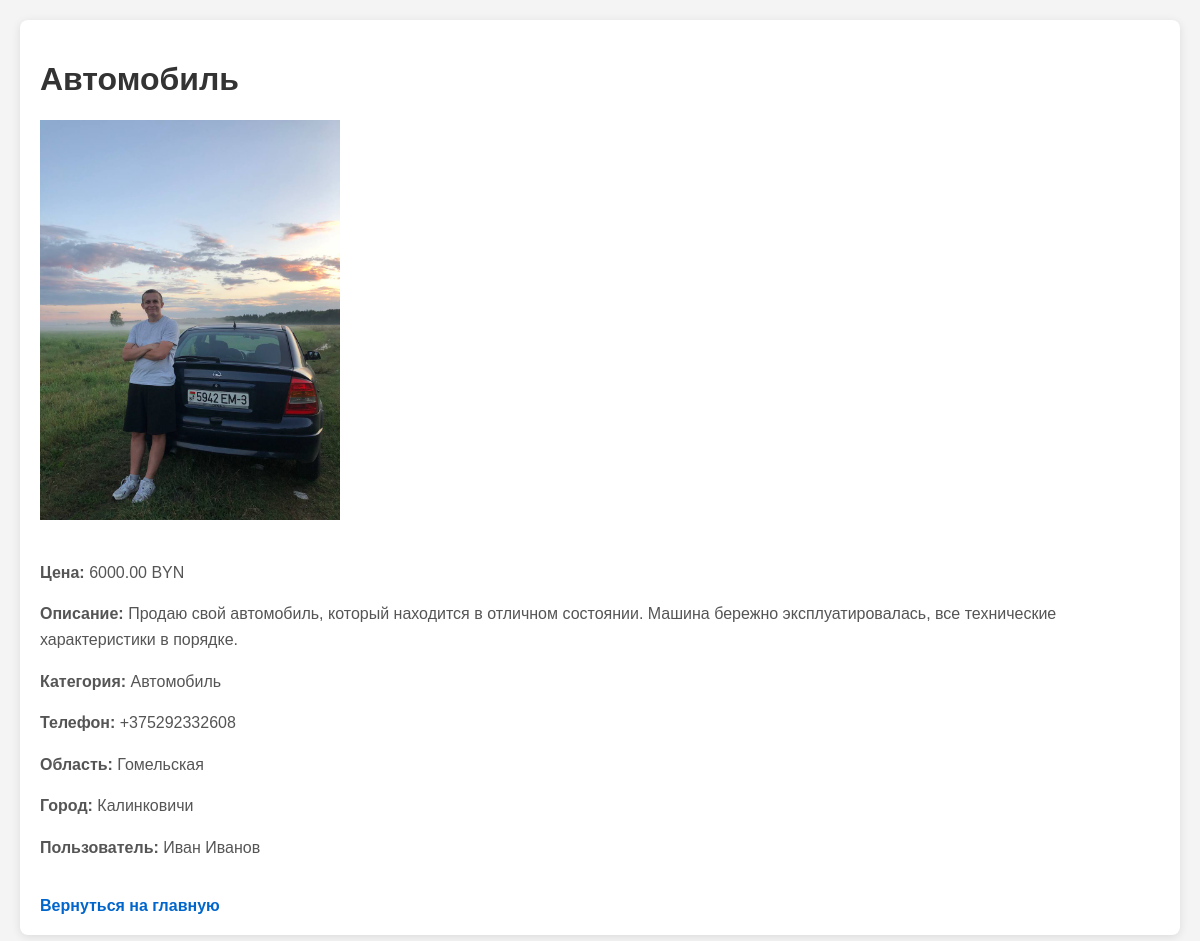
/ad/24/, run on the app's committed database.
### main/models.py (models this page shows, shortened)
class Ad(models.Model):
    user = models.ForeignKey(settings.AUTH_USER_MODEL, on_delete=models.CASCADE, related_name='ads')
    category = models.ForeignKey(Category, on_delete=models.CASCADE, related_name='ads')
    title = models.CharField(max_length=200)  # Название объявления
    description = models.TextField()  # Описание объявления
    phone_number = models.CharField(max_length=15)  # Номер телефона
    image = models.ImageField(upload_to='ads_images/', null=True, blank=True)  # Картинка объявления
    region = models.CharField(max_length=100)  # Область (например, "Минская область")
    city = models.CharField(max_length=100)  # Город (например, "Минск")
    price = models.DecimalField(max_digits=10, decimal_places=2, default=0.00)  # Цена в BYN
    created_at = models.DateTimeField(auto_now_add=True)  # Дата создания объявления
    updated_at = models.DateTimeField(auto_now=True)  # Дата последнего обновления объявления
    class Meta:
        verbose_name = "Объявление"
        verbose_name_plural = "Объявления"
        ordering = ['-created_at']  # Сортировка по дате создания

class Category(models.Model):
    name = models.CharField(max_length=100)
    def __str__(self):
        return self.name

class CustomUser(AbstractBaseUser, PermissionsMixin):
    email = models.EmailField(unique=True)
    first_name = models.CharField(max_length=30, blank=True)  # Имя
    last_name = models.CharField(max_length=30, blank=True)   # Фамилия
    is_active = models.BooleanField(default=True)
    is_staff = models.BooleanField(default=False)
    is_client = models.BooleanField(default=False)
    is_moderator = models.BooleanField(default=False)
    objects = CustomUserManager()
    USERNAME_FIELD = 'email'
    REQUIRED_FIELDS = ['first_name', 'last_name']  # Добавим обязательные поля

### main/views.py (the view)
# urls.py: path('ad/<int:id>/', views.ad_detail, name='ad_detail'),
def ad_detail(request, id):
    ad = get_object_or_404(Ad, id=id)
    return render(request, 'main/ad_detail.html', {'ad': ad})

### main/templates/main/ad_detail.html (shortened to what this page needs)
<!DOCTYPE html>
<html lang="ru">
<head>
</head>
<body>
<div class="ad-container">
    <h1>{{ ad.title }}</h1>
    <div>
        {% if ad.image %}
            <img src="{{ ad.image.url }}" alt="{{ ad.title }}">
        {% else %}
            <p>Изображение отсутствует</p>
        {% endif %}
    </div>
    <p><strong>Цена:</strong> {{ ad.price }} BYN</p>
    <p><strong>Описание:</strong> {{ ad.description }}</p>
    <p><strong><span class="field-label">Категория:</span></strong> {{ ad.category }}</p>
    <p><strong><span class="field-label">Телефон:</span></strong> {{ ad.phone_number }}</p>
    <p><strong><span class="field-label">Область:</span></strong> {{ ad.region }}</p>
    <p><strong><span class="field-label">Город:</span></strong> {{ ad.city }}</p>
    <p><strong><span class="field-label">Пользователь:</span></strong> {{ ad.user.first_name }} {{ ad.user.last_name }}</p>
    <a class="back-link" href="{% url 'home' %}">Вернуться на главную</a>
</div>
</body>
</html>

### main/templates/main/ad_detail.html (style rules this page uses)
body { font-family: Arial, sans-serif; margin: 0; padding: 20px; background-color: #f4f4f4; }
h1 { color: #333; }
.ad-container { background-color: white; padding: 20px; border-radius: 8px; box-shadow: 0 2px 10px rgba(0, 0, 0, 0.1); }
.ad-container img { max-width: 500px; max-height: 400px; object-fit: cover; margin-bottom: 20px; }
.ad-container p { color: #555; line-height: 1.6; }
.back-link { display: inline-block; margin-top: 20px; text-decoration: none; color: #0066cc; font-weight: bold; }

### data on the page
Ad: title "Автомобиль", image (picture), price "6000.00", description "Продаю свой автомобиль, который находится в отличном состоянии. Машина бережно эксплуатировалась, все технические характеристики в порядке.", category "Автомобиль", phone_number "+375292332608", region "Гомельская", city "Калинковичи", user.first_name "Иван", user.last_name "Иванов"
